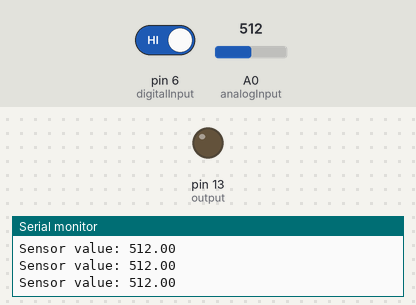
The sketch below on a simulated Arduino Uno, built with avr-gcc and run on an emulated ATmega328P. Shown: output pins drawn as LEDs (lit = HIGH), the last lines printed to the serial monitor. The test bench sets the inputs (shaded band); at power-on: pin 6 (digitalInput) HIGH, A0 (analogInput) = 512.

Above: at 2.2 s.
2.3 s: pin 6 (digitalInput) driven LOW
At 2.9 s:
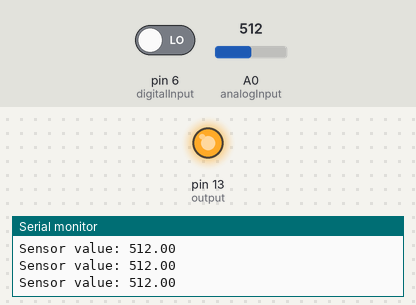
4.0 s: pin 6 (digitalInput) driven HIGH
At 5.3 s:
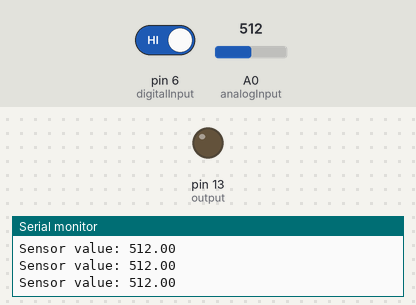
Timing chart, 0 to 7.0 s (numbered marks = the images above; inputs shaded):
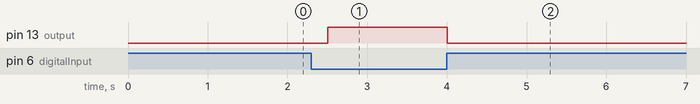

The sketch:

day_3_mq3_sensor.ino.ino
```cpp
int analogInput = 0; //analog input pin
int digitalInput = 6; // digital input pin
int output = 13; // pin to light an led
int sensorValueDigital;
float sensorValueAnalog;
void setup() {
  pinMode(analogInput,INPUT);
  pinMode(digitalInput,INPUT);
  pinMode(output,OUTPUT);
  Serial.begin(9600);
  // mq3 sensor require to heat up a little
  Serial.println("sensor warming up");
  delay(1000);
}


void loop() {
  sensorValueAnalog = analogRead(analogInput);
  sensorValueDigital = digitalRead(digitalInput);
  Serial.print("Sensor value: ");
  Serial.println(sensorValueAnalog);


  if(sensorValueDigital == 0){
    digitalWrite(output,HIGH);
  }
  else{
    digitalWrite(output,LOW);
  }
  delay(500);
}
```

Measured:
- after the input at 2.3 s, pin 13 (output): LOW → HIGH after 0.20 s
- after the input at 4.0 s, pin 13 (output): HIGH → LOW at once
